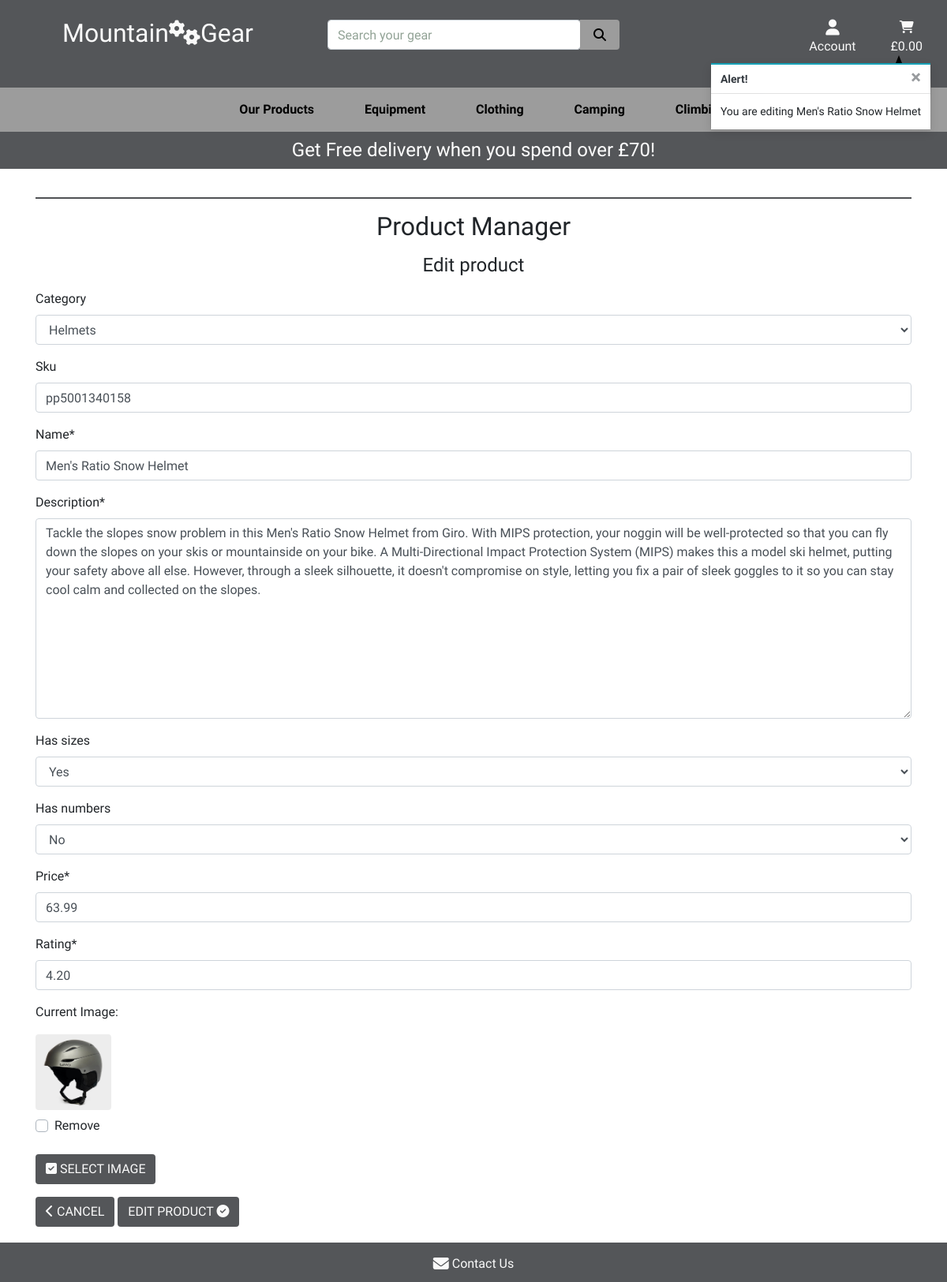
Before: /products/edit/3/ (signed in) with the older database file.
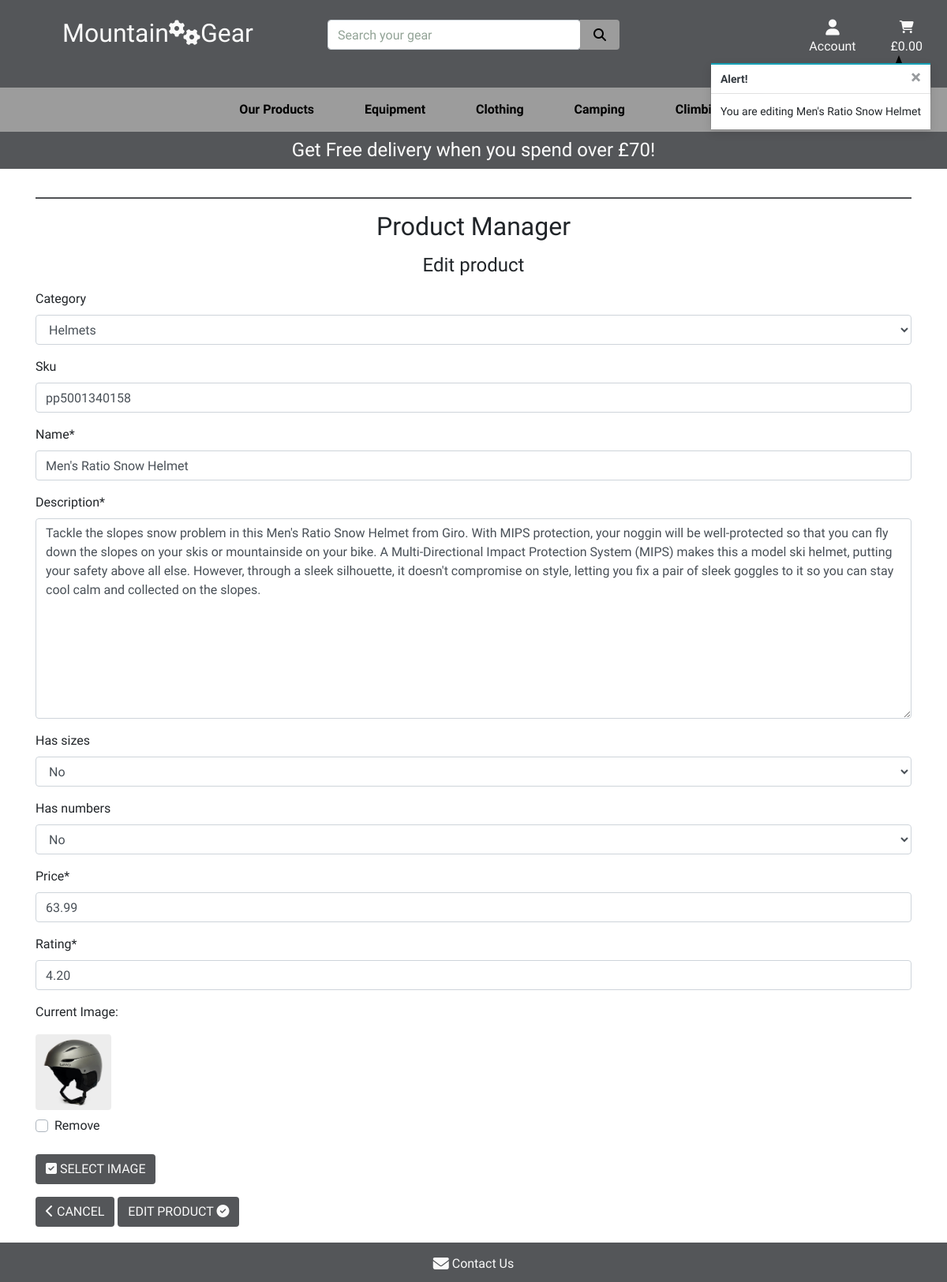
After: the same page with the newer database file.
### products/models.py (models this page shows, shortened)
class Product(models.Model):
    category = models.ForeignKey('Category', null=True, blank=True,
                                 on_delete=models.SET_NULL)
    sku = models.CharField(max_length=254, null=True, blank=True)
    name = models.CharField(max_length=254)
    description = models.TextField()
    has_sizes = models.BooleanField(default=False, null=True, blank=True)
    has_numbers = models.BooleanField(default=False, null=True, blank=True)
    price = models.DecimalField(max_digits=6, decimal_places=2)
    rating = models.DecimalField(max_digits=6, decimal_places=2)
    image = models.ImageField(null=True, blank=True)

### products/views.py (the view)
# urls.py: path('edit/<int:product_id>/', views.edit_product, name='edit_product'),
@login_required
def edit_product(request, product_id):
    if not request.user.is_superuser:
        messages.error(request, 'Sorry, only store owner can do this action')
        return redirect(reverse('home'))
    product = get_object_or_404(Product, pk=product_id)
    if request.method == 'POST':
        form = ProductForm(request.POST, request.FILES, instance=product)
        if form.is_valid():
            form.save()
            messages.success(request, 'Successfully updated product!')
            return redirect(reverse('product_detail', args=[product.id]))
        else:
            messages.error(request, 'Failed to update product.\
                            Please fill in form correctly.')
    else:
        form = ProductForm(instance=product)
        messages.info(request, f'You are editing {product.name}')
    template = 'products/edit_product.html'
    context = {
        'form': form,
        'product': product,
    }
    return render(request, template, context)

### products/forms.py
class ProductForm(forms.ModelForm):
    class Meta:
        model = Product
        fields = '__all__'
    image = forms.ImageField(label='Image', required=False,
                             widget=CustomClearableFileInput)
    def __init__(self, *args, **kwargs):
        super().__init__(*args, **kwargs)
        categories = Category.objects.all()
        friendly_names = [(c.id, c.get_friendly_name()) for c in categories]
        self.fields['category'].choices = friendly_names
        for field_name, field in self.fields.items():
            field.widget.attrs['class'] = 'border-black rounded'

### products/models.py (called while the page is built)
    def get_friendly_name(self):
        return self.friendly_name

### products/templates/products/edit_product.html (shortened to what this page needs)
{% extends "base.html" %}
{% load static %}
{% block page_header %}
    <div class="container header-container">
    </div>
{% endblock %}
{% block content %}
    <div class="container container-manager">
        <div class="row">
            <div class="col col-manager">
                <hr>
                <h2 class="text-center mb-3">Product Manager</h2>
                <h4 class="text-center mb-3">Edit product</h4>
            </div>
        </div>
        <div class="row">
            <div class="col">
                <form action="{% url 'edit_product' product.id %}" class="form form-manager" method="POST" enctype="multipart/form-data">
                    {% for field in form %}
                        {% if field.name != 'image' %}
                            {{ field | as_crispy_field }}
                        {% else %}
                            {{ field }}
                        {% endif %}
                    {% endfor %}
                    <a href="{% url 'products' %}" class="btn gear-button rounded text-uppercase">
                        <span class="text-uppercase"> <i class="fas fa-chevron-left"></i>  Cancel</span>
                    </a>
                    <button class="btn gear-button rounded text-uppercase" type="submit">Edit Product
                        <i class="fas fa-check-circle"></i>
                    </button>
                </form>
            </div>
        </div>
    </div>
{% endblock %}

Changed rows visible on the page:
changed Product "Helmets": has_sizes "Yes" → "No"
